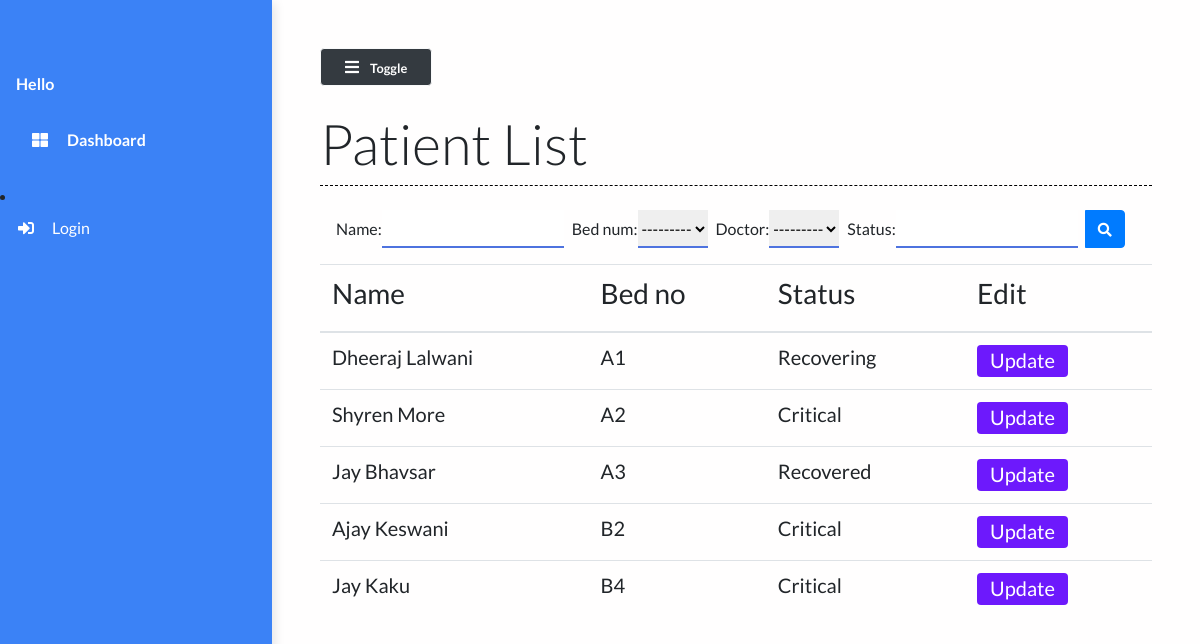
Page /patient_list/ on the earlier database version.
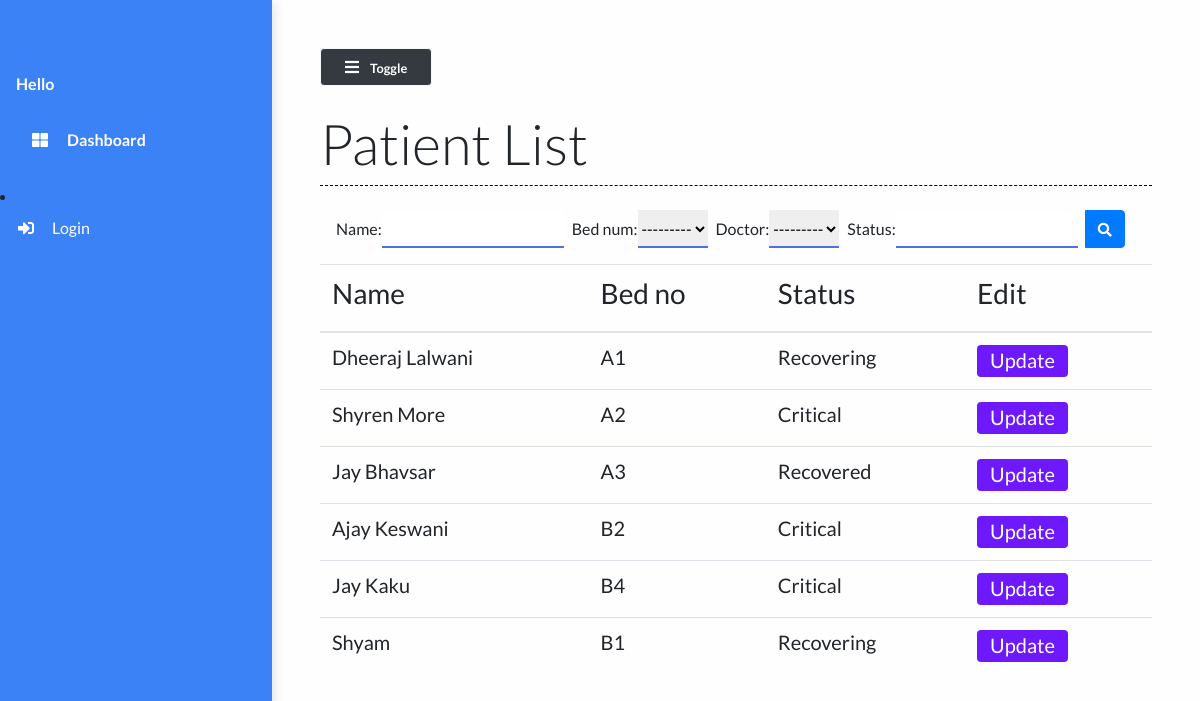
Same page on the later database version.
### main/models.py (models this page shows, shortened)
class Patient(models.Model):
    name = models.CharField(max_length=50)
    phone_num = models.CharField(max_length=15)
    patient_relative_name = models.CharField(max_length=50, null=True)
    patient_relative_contact = models.CharField(max_length=15, null=True)
    address = models.TextField()
    SYMPTOMS = (
        ('Fever', 'Fever'),
        ('Dry cough', 'Dry cough'),
        ('Tiredness', 'Tiredness'),
        ('Aches and pains', 'Aches and pains'),
        ('Sore throat', 'Sore throat'),
        ('Diarrhoea', 'Diarrhoea'),
        ('Loss of taste or smell', 'Loss of taste or smell'),
        ('Difficulty in breathing or shortness of breath', 'Difficulty in breathing or shortness of breath'),
        ('Chest pain or pressure', 'Chest pain or pressure'),
        ('Loss of speech or movement', 'Loss of speech or movement'),
    )
    symptoms = MultiSelectField(choices=SYMPTOMS, null=True)
    prior_ailments = models.TextField()
    bed_num = models.ForeignKey("Bed", on_delete=models.CASCADE)
    dob = models.DateField(null=True)
    doctor = models.ForeignKey("Doctor", on_delete=models.CASCADE, null=True)
    doctors_notes = models.TextField(null=True, blank=True)
    doctors_visiting_time = models.CharField(null=True, max_length=50, blank=True)
    status = models.CharField(max_length=50)

class Bed(models.Model):
    bed_number = models.CharField(max_length=50)
    occupied = models.BooleanField()
    def __str__(self):
        return self.bed_number

### main/views.py (the view)
# urls.py: path("patient_list/", views.patient_list, name="patient_list"),
def patient_list(request):
    patients = Patient.objects.all()
    myFilter = PatientFilter(request.GET, queryset=patients)
    patients = myFilter.qs
    context = {
        'patients': patients,
        'myFilter': myFilter
    }
    return render(request, 'main/patient_list.html', context)

### main/templates/main/patient_list.html (shortened to what this page needs)
{% extends 'main/base.html' %}
{% load static %}
{% block contentTitle %}
    Patient List
{% endblock contentTitle %}
{% block content %}
    <form class="d-none d-sm-inline-block form-inline mr-auto ml-md-3 my-2 my-md-0 mw-100 navbar-search mb-3" method="GET" id="list">
        <div class="input-group">
        {{myFilter.form}}
            <div class="input-group-append">
                <button class="btn btn-primary btn-block" type="submit">
                    <i class="fas fa-search fa-sm"></i>
                </button>
            </div>
        </div>
    </form>
     <div class="table-responsive mt-3">
        <table class="table table-hover">
            <thead>
                <th><h3>Name</h3></th>
                <th><h3>Bed no</h3></th>
                <th><h3>Status</h3></th>
                <th><h3>Edit</h3></th>
            </thead>
            <tbody>
                {% for patient in patients %}
                <tr class="mx-auto">
                    <td scope="row"><h5>{{ patient.name }}</h5></td>
                    <td><h5>{{ patient.bed_num }}</h5></td>
                    <td><h5>{{ patient.status }}</h5></td>
                    <td><a href="/patient/{{patient.id}}" class="btn btn-purple"><h5>Update</h5></a></td>
                </tr>
                {% endfor %}
            </tbody>
        </table>
    </div>
{% endblock content %}

Differences in the rows shown:
added Patient: name "Shyam", bed_num "B1", status "Recovering"
